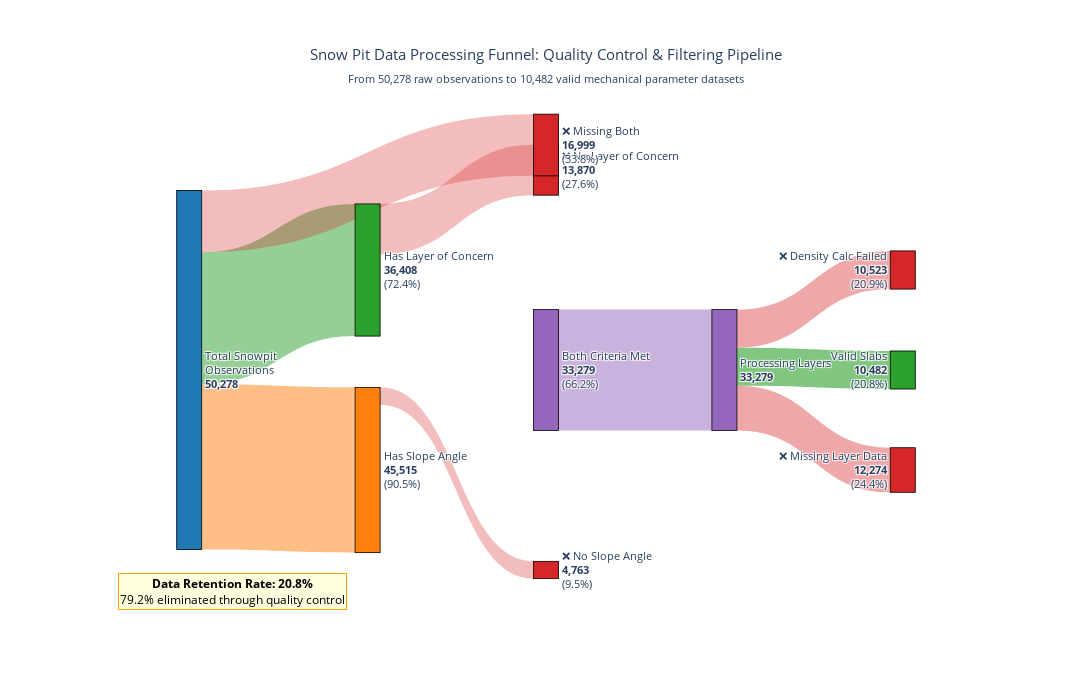

The notebook cell this image was saved under:
### Code cell
# Create an improved Sankey Diagram that better reflects the actual filtering logic
import plotly.graph_objects as go

# Define the data flow values (from the notebook output)
total_pits = 50278
pits_w_slope_angle = 45515
pits_w_layer_of_concern = 36408
pits_w_both = 33279  # Those with BOTH slope angle AND layer of concern
pits_rejected_missing_data = 12274
pits_rejected_density_calc = 10523
valid_slabs = 10482

# Calculate eliminations at each step
eliminated_no_slope = total_pits - pits_w_slope_angle  # 4,763
eliminated_no_layer_concern = total_pits - pits_w_layer_of_concern  # 13,870
eliminated_missing_both = total_pits - pits_w_both  # 16,999 (those eliminated for not having both criteria)

# Create a more accurate Sankey diagram
fig = go.Figure(data=[go.Sankey(
    node = dict(
        pad = 20,
        thickness = 25,
        line = dict(color = "black", width = 0.8),
        label = [
            "Total Snowpit<br>Observations<br><b>50,278</b>",                    # 0
            "Has Slope Angle<br><b>45,515</b><br>(90.5%)",                      # 1
            "Has Layer of Concern<br><b>36,408</b><br>(72.4%)",                 # 2
            "Both Criteria Met<br><b>33,279</b><br>(66.2%)",                    # 3
            "Processing Layers<br><b>33,279</b>",                               # 4
            "Valid Slabs<br><b>10,482</b><br>(20.8%)",                         # 5
            "❌ No Slope Angle<br><b>4,763</b><br>(9.5%)",                     # 6
            "❌ No Layer of Concern<br><b>13,870</b><br>(27.6%)",              # 7
            "❌ Missing Both<br><b>16,999</b><br>(33.8%)",                     # 8
            "❌ Missing Layer Data<br><b>12,274</b><br>(24.4%)",               # 9
            "❌ Density Calc Failed<br><b>10,523</b><br>(20.9%)"               # 10
        ],
        x = [0.1, 0.3, 0.3, 0.5, 0.7, 0.9, 0.5, 0.5, 0.5, 0.9, 0.9],
        y = [0.5, 0.7, 0.3, 0.5, 0.5, 0.5, 0.9, 0.1, 0.05, 0.7, 0.3],
        color = [
            "#1f77b4",  # Total Pits - blue
            "#ff7f0e",  # With Slope Angle - orange  
            "#2ca02c",  # With Layer of Concern - green
            "#9467bd",  # Both Criteria Met - purple
            "#9467bd",  # Processing - purple
            "#2ca02c",  # Valid Slabs - green
            "#d62728",  # Eliminated - red
            "#d62728",  # Eliminated - red
            "#d62728",  # Eliminated - red
            "#d62728",  # Eliminated - red
            "#d62728"   # Eliminated - red
        ]
    ),
    link = dict(
        source = [0, 0, 0, 1, 2, 3, 4, 4, 4],  # From nodes
        target = [1, 2, 8, 6, 7, 4, 5, 9, 10], # To nodes  
        value = [
            pits_w_slope_angle,                    # Total -> Has Slope Angle
            pits_w_layer_of_concern,              # Total -> Has Layer of Concern
            eliminated_missing_both,               # Total -> Missing Both (eliminated)
            eliminated_no_slope,                   # Has Slope Angle -> No Slope Angle (eliminated)
            eliminated_no_layer_concern,           # Has Layer of Concern -> No Layer of Concern (eliminated)
            pits_w_both,                          # Both Criteria -> Processing Layers
            valid_slabs,                          # Processing -> Valid Slabs
            pits_rejected_missing_data,           # Processing -> Missing Layer Data (eliminated)
            pits_rejected_density_calc            # Processing -> Density Calc Failed (eliminated)
        ],
        color = [
            "rgba(255,127,14,0.5)",   # orange with transparency
            "rgba(44,160,44,0.5)",    # green with transparency  
            "rgba(214,39,40,0.3)",    # red with transparency (eliminated)
            "rgba(214,39,40,0.3)",    # red with transparency (eliminated)
            "rgba(214,39,40,0.3)",    # red with transparency (eliminated)
            "rgba(148,103,189,0.5)",  # purple with transparency
            "rgba(44,160,44,0.6)",    # green with transparency (success)
            "rgba(214,39,40,0.4)",    # red with transparency (eliminated)
            "rgba(214,39,40,0.4)"     # red with transparency (eliminated)
        ]
    ))])

# Update layout
fig.update_layout(
    title_text="Snow Pit Data Processing Funnel: Quality Control & Filtering Pipeline<br><sub>From 50,278 raw observations to 10,482 valid mechanical parameter datasets</sub>",
    title_x=0.5,
    font_size=11,
    height=700,
    width=1200,
    margin=dict(t=120, b=80, l=100, r=100),
    paper_bgcolor='white',
    plot_bgcolor='white'
)

# Add annotation
fig.add_annotation(
    text="<b>Data Retention Rate: 20.8%</b><br>79.2% eliminated through quality control",
    xref="paper", yref="paper",
    x=0.02, y=0.02,
    showarrow=False,
    font=dict(size=12, color="black"),
    bgcolor="lightyellow",
    bordercolor="orange",
    borderwidth=1
)

# Display the figure
fig.show()

# Create summary table
import pandas as pd
summary_data = {
    'Stage': [
        'Initial Dataset',
        'Has Slope Angle', 
        'Has Layer of Concern',
        'Both Criteria Met',
        'After Layer Processing',
        'Final Valid Slabs'
    ],
    'Count': [
        total_pits,
        pits_w_slope_angle,
        pits_w_layer_of_concern,
        pits_w_both,
        pits_w_both - pits_rejected_missing_data,
        valid_slabs
    ],
    'Percentage': [
        100.0,
        round(pits_w_slope_angle/total_pits*100, 1),
        round(pits_w_layer_of_concern/total_pits*100, 1),
        round(pits_w_both/total_pits*100, 1),
        round((pits_w_both - pits_rejected_missing_data)/total_pits*100, 1),
        round(valid_slabs/total_pits*100, 1)
    ],
    'Cumulative_Loss': [
        0,
        eliminated_no_slope,
        eliminated_no_layer_concern,
        eliminated_missing_both,
        eliminated_missing_both + pits_rejected_missing_data,
        total_pits - valid_slabs
    ]
}

summary_df = pd.DataFrame(summary_data)
print("\n" + "="*80)
print("DATA PROCESSING PIPELINE SUMMARY")
print("="*80)
print(summary_df.to_string(index=False))
print(f"\nFinal Success Rate: {valid_slabs:,} / {total_pits:,} = {(valid_slabs/total_pits*100):.1f}%")

### Figure 1 — Plotly figure (JSON) as saved in the notebook; plotly's stock layout.template omitted (floating-point values rounded to 4 significant figures)
{"data": [{"link": {"color": ["rgba(255,127,14,0.5)", "rgba(44,160,44,0.5)", "rgba(214,39,40,0.3)", "rgba(214,39,40,0.3)", "rgba(214,39,40,0.3)", "rgba(148,103,189,0.5)", "rgba(44,160,44,0.6)", "rgba(214,39,40,0.4)", "rgba(214,39,40,0.4)"], "source": [0, 0, 0, 1, 2, 3, 4, 4, 4], "target": [1, 2, 8, 6, 7, 4, 5, 9, 10], "value": [45515, 36408, 16999, 4763, 13870, 33279, 10482, 12274, 10523]}, "node": {"color": ["#1f77b4", "#ff7f0e", "#2ca02c", "#9467bd", "#9467bd", "#2ca02c", "#d62728", "#d62728", "#d62728", "#d62728", "#d62728"], "label": ["Total Snowpit<br>Observations<br><b>50,278</b>", "Has Slope Angle<br><b>45,515</b><br>(90.5%)", "Has Layer of Concern<br><b>36,408</b><br>(72.4%)", "Both Criteria Met<br><b>33,279</b><br>(66.2%)", "Processing Layers<br><b>33,279</b>", "Valid Slabs<br><b>10,482</b><br>(20.8%)", "❌ No Slope Angle<br><b>4,763</b><br>(9.5%)", "❌ No Layer of Concern<br><b>13,870</b><br>(27.6%)", "❌ Missing Both<br><b>16,999</b><br>(33.8%)", "❌ Missing Layer Data<br><b>12,274</b><br>(24.4%)", "❌ Density Calc Failed<br><b>10,523</b><br>(20.9%)"], "line": {"color": "black", "width": 0.8}, "pad": 20, "thickness": 25, "x": [0.1, 0.3, 0.3, 0.5, 0.7, 0.9, 0.5, 0.5, 0.5, 0.9, 0.9], "y": [0.5, 0.7, 0.3, 0.5, 0.5, 0.5, 0.9, 0.1, 0.05, 0.7, 0.3]}, "type": "sankey"}], "layout": {"annotations": [{"bgcolor": "lightyellow", "bordercolor": "orange", "borderwidth": 1, "font": {"color": "black", "size": 12}, "showarrow": false, "text": "<b>Data Retention Rate: 20.8%</b><br>79.2% eliminated through quality control", "x": 0.02, "xref": "paper", "y": 0.02, "yref": "paper"}], "font": {"size": 11}, "height": 700, "margin": {"b": 80, "l": 100, "r": 100, "t": 120}, "paper_bgcolor": "white", "plot_bgcolor": "white", "title": {"text": "Snow Pit Data Processing Funnel: Quality Control & Filtering Pipeline<br><sub>From 50,278 raw observations to 10,482 valid mechanical parameter datasets</sub>", "x": 0.5}, "width": 1200}}
